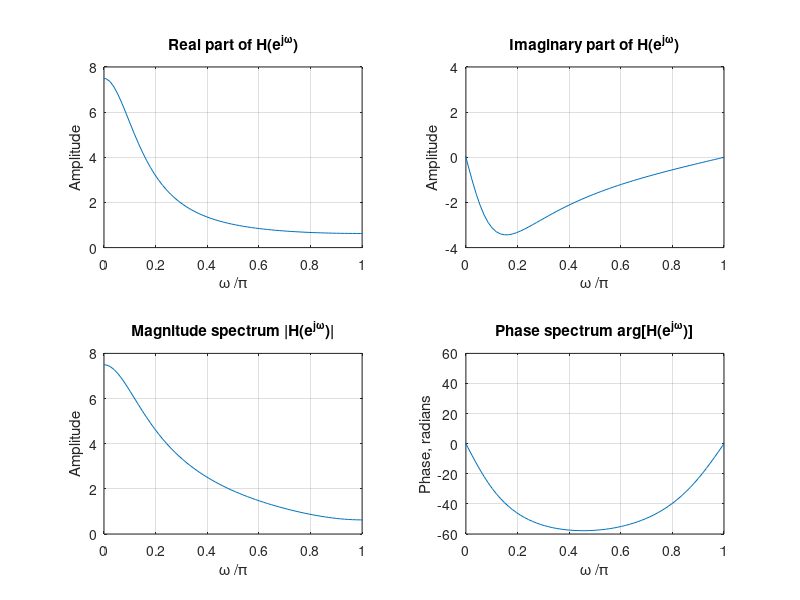

Write the MATLAB code that produced this figure.
% Program P7_1
% Evaluation of the DTFT
clf;
% Compute the frequency samples of the DTFT
w = -4*pi:8*pi/511:4*pi;
num = [2,1];
den = [1, -0.6]
h = freqz(num, den, w);

subplot(2,2,1) 
plot(w/pi, real(h));grid
title('Real part of H(e^{j\omega})')
xlabel('\omega /\pi');
xlim([0,1]);
ylabel('Amplitude');

subplot(2,2,2) 
plot(w/pi, imag(h));grid
title('Imaginary part of H(e^{j\omega})')
xlabel('\omega /\pi');
xlim([0,1]);
ylabel('Amplitude');

subplot(2,2,3) 
plot(w/pi, abs(h));grid
title('Magnitude spectrum |H(e^{j\omega})|')
xlabel('\omega /\pi');
xlim([0,1]);
ylabel('Amplitude');

subplot(2,2,4)
deg_phase = angle(h) * 180/pi;
plot(w/pi, deg_phase);grid
title('Phase spectrum arg[H(e^{j\omega})]')
xlabel('\omega /\pi');
xlim([0,1]);
ylabel('Phase, radians');
